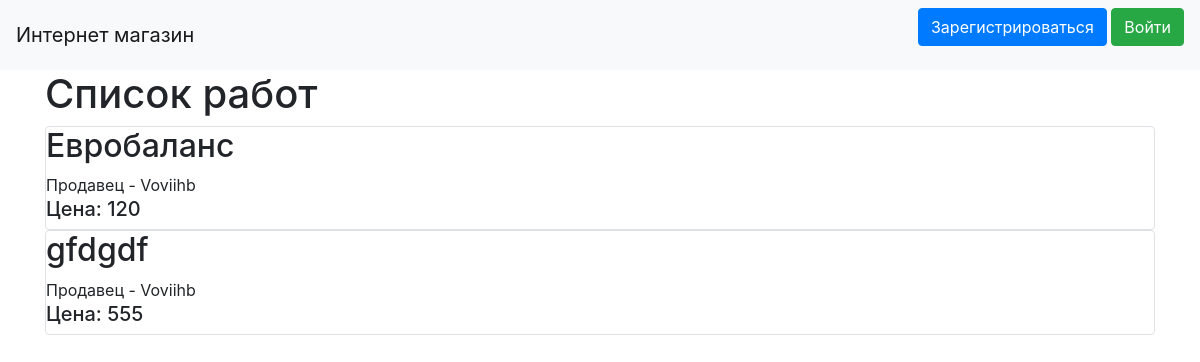
Page /main on the earlier database version.
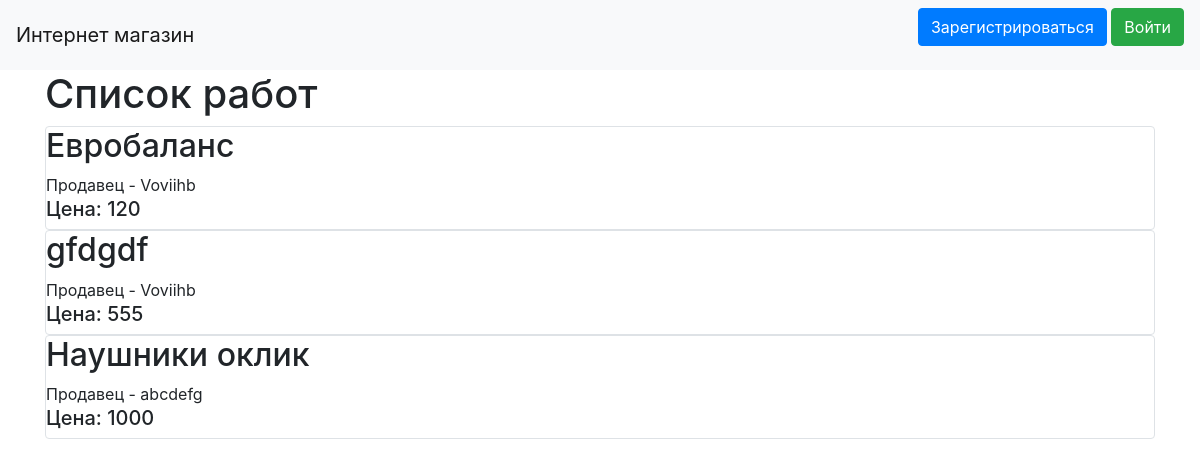
Same page on the later database version.
### data/products.py (models this page shows, shortened)
class Products(SqlAlchemyBase):
    __tablename__ = 'products'
    id = sqlalchemy.Column(sqlalchemy.Integer, primary_key=True, autoincrement=True)
    title = sqlalchemy.Column(sqlalchemy.String, nullable=True)
    quantity = sqlalchemy.Column(sqlalchemy.Integer, nullable=True)
    price = sqlalchemy.Column(sqlalchemy.Integer, nullable=True)
    description = sqlalchemy.Column(sqlalchemy.String, nullable=True)
    category = sqlalchemy.Column(sqlalchemy.String, nullable=True)
    user_id = sqlalchemy.Column(sqlalchemy.Integer, sqlalchemy.ForeignKey("users.id"))
    user = orm.relationship('User', foreign_keys="Products.user_id", backref="products")

### data/users.py (models this page shows, shortened)
class User(SqlAlchemyBase, UserMixin):
    __tablename__ = 'users'
    id = sqlalchemy.Column(sqlalchemy.Integer, primary_key=True, autoincrement=True)
    name = sqlalchemy.Column(sqlalchemy.String, nullable=True)
    about = sqlalchemy.Column(sqlalchemy.String, nullable=True)
    email = sqlalchemy.Column(sqlalchemy.String, index=True, unique=True, nullable=True)
    role = sqlalchemy.Column(sqlalchemy.Integer)
    hashed_password = sqlalchemy.Column(sqlalchemy.String, nullable=True)
    created_date = sqlalchemy.Column(sqlalchemy.DateTime, default=datetime.datetime.now)

### main.py (the view)
@app.route("/")
@app.route("/main")
def index():
    db_sess = db_session.create_session()
    products = db_sess.query(Products)
    return render_template("index.html", products=products)

### data/db_session.py (called while the page is built)
def create_session() -> Session:
    global __factory
    return __factory()

### templates/index.html (shortened to what this page needs)
{% extends "base.html" %}
{% block content %}
    <h1>Список работ</h1>
    {% for item in products %}
        <div class="col-md6 border rounded">
            <h2>{{ item.title}}</h2>
            <div>
                Продавец - {{ item.user.name }}
            </div>
            <div>
                <h5>Цена: {{ item.price }}</h5>
            </div>
        </div>
    {% endfor %}
{% endblock %}

### templates/base.html (shortened to what this page needs)
<!doctype html>
<html lang="en">
<head>
    <link rel="stylesheet" href="https://stackpath.bootstrapcdn.com/bootstrap/4.4.1/css/bootstrap.min.css">
</head>
  <body>
    <header>
        <nav class="navbar navbar-light bg-light">
        <a class="navbar-brand" href="#">Интернет магазин</a>
        {% if current_user.is_authenticated %}
            <a class="navbar-brand" href="/logout">{{ current_user.name }} выход</a>
        {% else %}
            <p>
                <a class="btn btn-primary " href="/register">Зарегистрироваться</a>
                <a class="btn btn-success" href="/login">Войти</a>
            </p>
        {% endif %}
    </nav>
    </header>
    <main role="main" class="container">
        {% block content %}{% endblock %}
    </main>
  </body>
</html>

Differences in the rows shown:
added Products: title "Наушники оклик", user.name "abcdefg", price "1000"
